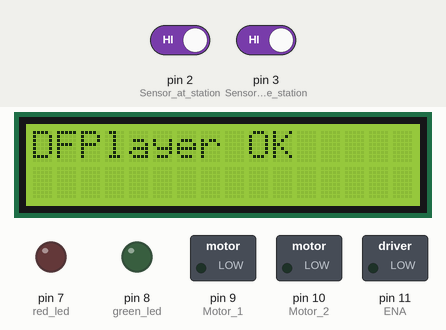
This sketch was run on a simulated Arduino Uno, built with avr-gcc and run on an emulated ATmega328P. Parts: 16×2 character LCD, switched loads named in the sketch (green lamp = pin HIGH), output pins drawn as LEDs (lit = HIGH). The test bench sets the inputs (shaded band); at power-on: pin 2 (Sensor_at_station) HIGH, pin 3 (Sensor_before_station) HIGH. The audio player accepts every command and is not drawn.

Above: at 0.6 s.
At 2.7 s:
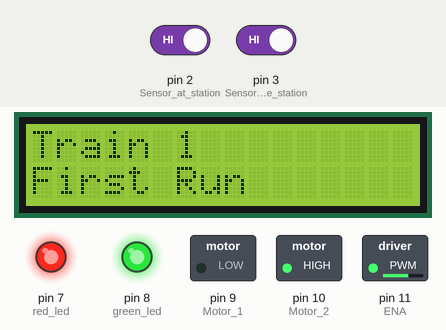
2.8 s: pin 2 (Sensor_at_station) driven LOW and pin 3 (Sensor_before_station) driven LOW
5.8 s: pin 3 (Sensor_before_station) driven HIGH
At 7.3 s:
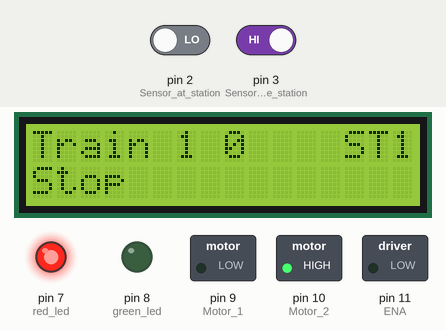
11.1 s: pin 3 (Sensor_before_station) driven LOW
At 13.6 s:
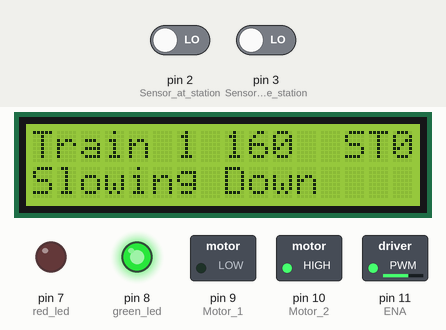
Timing chart, 0 to 23.1 s (numbered marks = the images above; inputs shaded):
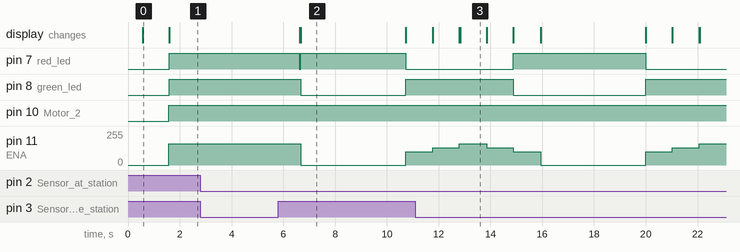

The sketch:

train_1_5.ino
```cpp
/*

Ghola Loop Code Version - 1.5 - Jan 2025 - Functions, no new elements

Pin use:

A0 -
A1 -
A2 -
A3 -
A4 - SDA on LCD
A5 - SCL on LCD

D0 -
D1 -
D2 - IR Sensor #1
D3 - IR Sensor #2
D4 -
D5 -
D6 -
D7 - Station Signal Red LED
D8 - Station Signal Green LED
D9 - motor driver pin IN2
D10- motor driver pin IN1
D11- motor driver pin ENT
D12- DFPlayer TX
D13- DFPlayer RX

*/

#include <LiquidCrystal_I2C.h>  // LCD library
LiquidCrystal_I2C lcd(0x27, 16, 2);  // for 16x2 LCD modules
// LiquidCrystal_I2C lcd(0x3F, 20, 4);  // for 20x4 LCD modules

#include "SoftwareSerial.h"       // SoftwareSerial library req. to communicate with DFPlayer Mini
#include "DFRobotDFPlayerMini.h"  // DFPlayer Mini library

int Sensor_at_station = 2;      // assign IR sensor to pin 2
int Sensor_before_station = 3;  // assign IR sensor to pin 3

int red_led = 7;    // red light pin 7
int green_led = 8;  // green light pin 8

int Motor_1 = 9;   // assign motor driver pin IN2 to pin 9
int Motor_2 = 10;  // assign motor driver pin IN1 to pin 10
int ENA = 11;      // assign motor driver pin ENA to pin 11

int train_loop = 0;  // set train_loop variable to 0
int at_station = 1;  // set at_station variable to 1

int station_led = 1;  // set station_led variable to 1

int train_number = 1;  // set train_number variable

SoftwareSerial softwareSerial(13, 12);  // Connect to module's RX to pin 13 and TX to pin 12
DFRobotDFPlayerMini player;


void setup() {

  lcd.init();       // initialize the LCD
  lcd.backlight();  // turn on the backlight for the LCD

  pinMode(Motor_1, OUTPUT);               // set the mode for the pin INPUT/OUTPUT
  pinMode(Motor_2, OUTPUT);               // set the mode for the pin INPUT/OUTPUT
  pinMode(Sensor_at_station, INPUT);      // set the mode for the pin INPUT/OUTPUT
  pinMode(Sensor_before_station, INPUT);  // set the mode for the pin INPUT/OUTPUT
  pinMode(red_led, OUTPUT);               // set the mode for the pin INPUT/OUTPUT
  pinMode(green_led, OUTPUT);             // set the mode for the pin INPUT/OUTPUT

  softwareSerial.begin(9600);  // Initialize serial port for DFPlayer

  // Test DFPlayer
  if (player.begin(softwareSerial)) {
    lcd.clear();               // clear LCD screen
    lcd.setCursor(0, 0);       // set cursor to 1st character on 1st line
    lcd.print("DFPlayer OK");  // print x on the LCD screen
    delay(1000);               // delay for (x)
  } else {
    lcd.clear();                   // clear LCD screen
    lcd.setCursor(0, 0);           // set cursor to 1st character on 1st line
    lcd.print("DFPlayer failed");  // print x on the LCD screen
    while (true)
		;                  // stops the program
  }
}


void loop() {                   // enable the motor
  digitalWrite(Motor_1, LOW);   // the train will move
  digitalWrite(Motor_2, HIGH);  // the train will move

  if (train_loop == 0) {      // if train_loop value is 0 run this code
    analogWrite(ENA, 160);    // default train speed 0-255
    lcd.clear();              // clear LCD screen
    lcd.setCursor(0, 0);      // set cursor to 1st character on 1st line
    lcd.print("Train ");      // print x on the LCD screen
    lcd.print(train_number);  // print value of train_number on the LCD screen
    lcd.print(" ");           // print " " on the LCD screen
    lcd.setCursor(0, 1);      // set cursor to 1st character on 2nd line
    lcd.print("First Run ");  // print x on the LCD screen

    digitalWrite(Motor_1, LOW);   // the train will move
    digitalWrite(Motor_2, HIGH);  // the train will move

    station_signal(9);  // set the signal led, green=1 red=0 both=9

    delay(5000);  // delay for (x)

    train_loop = 1;           // set train_loop variable to 1
    lcd.clear();              // clear LCD screen
    lcd.setCursor(0, 0);      // set cursor to 1st character on 1st line
    lcd.print("Train ");      // print x on the LCD screen
    lcd.print(train_number);  // print value of train_number on the LCD screen
    lcd.print(" ");           // print " " on the LCD screen
    lcd.setCursor(0, 1);      // set cursor to 1st character on 2nd line
    lcd.print("Active");      // print x on the LCD screen

    station_signal(1);  // set the signal led, green=1 red=0 both=9

    player.volume(20);  // set volume to maximum (0 to 30)
    player.play(0003);  // play the xxxx MP3 file on the SD card
  }


  if (train_loop == 1) {  // if train_loop value is 1 run this

    if (digitalRead(Sensor_before_station) == LOW) {  // check if Sensor_at_station was triggered and then run this code

      at_station = 0;  // set at_station variable to 0

      train_move(160);  // send (x) to train_move function
      delay(1000);      // delay for (x)

      train_move(130);  // send (x) to train_move function
      delay(1000);      // delay for (x)

      train_move(100);  // send (x) to train_move function
      delay(1000);      // delay for (x)

      player.play(0002);  // play the xxxx MP3 file on the SD card
    }


    if (digitalRead(Sensor_at_station) == LOW) {  // check if Sensor_at_station was triggered and then run this code

      at_station = 1;  // set at_station variable to 1

      train_move(0);  // send (x) to train_move function
      delay(4000);    // delay for (x)

      player.play(0001);  // Play the xxxx MP3 file on the SD card

      train_move(100);  // send (x) to train_move function
      delay(1000);      // delay for (x)

      train_move(130);  // send (x) to train_move function
      delay(1000);      // delay for (x)

      train_move(160);  // send (x) to train_move function
    }
  }
}


void station_signal(int station_led) {

  if (station_led == 0) {
    digitalWrite(red_led, HIGH);   // turn ON/OFF the led
    digitalWrite(green_led, LOW);  // turn ON/OFF the led
  }
  if (station_led == 1) {
    digitalWrite(red_led, LOW);     // turn ON/OFF the led
    digitalWrite(green_led, HIGH);  // turn ON/OFF the led
  }
  if (station_led == 9) {
    digitalWrite(red_led, HIGH);    // turn ON/OFF the led
    digitalWrite(green_led, HIGH);  // turn ON/OFF the led
  }
}


void train_move(int train_speed) {  // train_move function

  lcd.clear();              // clear LCD screen
  lcd.setCursor(0, 0);      // set cursor to 1st character on 1st line
  lcd.print("Train ");      // print x on the LCD screen
  lcd.print(train_number);  // print value of train_number on the LCD screen
  lcd.print(" ");           // print " " on the LCD screen
  lcd.print(train_speed);   // print value of train_speed on the LCD screen

  lcd.setCursor(0, 1);  // set cursor to 1st character on 2nd line

  if (at_station == 0) {         // if at_station is 0 run this code
    lcd.print("Slowing Down ");  // print x on the LCD screen
  }

  if (at_station == 1) {  // if at_station is 1 run this code

    if (train_speed == 0) {           // if train_speed is 0 run this code
      lcd.print("Stop ");             // print x on the LCD screen
    } else if (train_speed == 160) {  // if the train_speed IS 160
      lcd.print("Full Speed ");       // print x on the LCD screen
    }

    else if ((train_speed != 0 || train_speed != 160)) {  // if train_speed is not 0 or 160 run this code
      lcd.print("Speeding Up ");                          // print x on the LCD screen
    }
  }


  lcd.setCursor(13, 0);   // last character on the first LCD line
  lcd.print("ST");        // print x on the LCD screen
  lcd.print(at_station);  // show at_station value

  if ((at_station == 0 && train_speed == 100) || (at_station == 1 && train_speed == 0)) {  // if at_station is 0 and train_speed is 100 OR at_station is 1 and train_speed is 0 run this code
    station_signal(0);                                                                     // set the signal led, green=1 red=0 both=9
  } else {
    station_signal(1);  // set the signal led, green=1 red=0 both=9
  }

  analogWrite(ENA, train_speed);  // set train speed
  digitalWrite(Motor_1, LOW);     // the train will move
  digitalWrite(Motor_2, HIGH);    // the train will move
}
```

Measured:
- after the input at 2.8 s, every drawn part: stays the same
- after the input at 5.8 s, pin 8 (green_led): HIGH → LOW after 0.88 s instead of 2.9 s
- after the input at 11.1 s, the display: first differs from a run without the input after 1.7 s (image 3)
- what the display in image 0 shows lasts 1.0 s, from 0.6 s to 1.6 s
- what the display in image 2 shows lasts 4.0 s, from 6.7 s to 10.7 s
